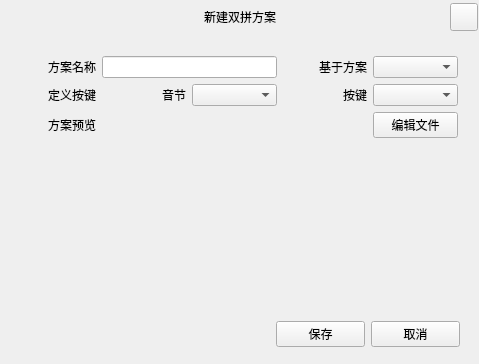
<?xml version="1.0" encoding="UTF-8"?>
<ui version="4.0">
 <class>NewSchemeDlg</class>
 <widget class="QWidget" name="NewSchemeDlg">
  <property name="geometry">
   <rect>
    <x>0</x>
    <y>0</y>
    <width>479</width>
    <height>364</height>
   </rect>
  </property>
  <property name="windowTitle">
   <string>Form</string>
  </property>
  <layout class="QVBoxLayout" name="verticalLayout_2">
   <property name="leftMargin">
    <number>1</number>
   </property>
   <property name="topMargin">
    <number>1</number>
   </property>
   <property name="rightMargin">
    <number>1</number>
   </property>
   <property name="bottomMargin">
    <number>0</number>
   </property>
   <item>
    <layout class="QVBoxLayout" name="verticalLayout" stretch="20,20,100,20,170,20,30,20">
     <item>
      <widget class="QWidget" name="new_scheme_title" native="true">
       <property name="sizePolicy">
        <sizepolicy hsizetype="Fixed" vsizetype="Fixed">
         <horstretch>0</horstretch>
         <verstretch>0</verstretch>
        </sizepolicy>
       </property>
       <property name="minimumSize">
        <size>
         <width>245</width>
         <height>32</height>
        </size>
       </property>
       <property name="maximumSize">
        <size>
         <width>16653</width>
         <height>16653</height>
        </size>
       </property>
       <layout class="QHBoxLayout" name="horizontalLayout_4">
        <property name="leftMargin">
         <number>0</number>
        </property>
        <property name="topMargin">
         <number>0</number>
        </property>
        <property name="rightMargin">
         <number>0</number>
        </property>
        <property name="bottomMargin">
         <number>0</number>
        </property>
        <item>
         <layout class="QHBoxLayout" name="horizontalLayout_3" stretch="200,100,170,15">
          <property name="spacing">
           <number>0</number>
          </property>
          <item>
           <spacer name="horizontalSpacer_8">
            <property name="orientation">
             <enum>Qt::Horizontal</enum>
            </property>
            <property name="sizeType">
             <enum>QSizePolicy::Expanding</enum>
            </property>
            <property name="sizeHint" stdset="0">
             <size>
              <width>40</width>
              <height>20</height>
             </size>
            </property>
           </spacer>
          </item>
          <item>
           <widget class="QLabel" name="logo_title_label">
            <property name="text">
             <string>新建双拼方案</string>
            </property>
            <property name="alignment">
             <set>Qt::AlignCenter</set>
            </property>
           </widget>
          </item>
          <item>
           <spacer name="horizontalSpacer_9">
            <property name="orientation">
             <enum>Qt::Horizontal</enum>
            </property>
            <property name="sizeHint" stdset="0">
             <size>
              <width>40</width>
              <height>20</height>
             </size>
            </property>
           </spacer>
          </item>
          <item>
           <widget class="QPushButton" name="close_btn">
            <property name="minimumSize">
             <size>
              <width>28</width>
              <height>28</height>
             </size>
            </property>
            <property name="text">
             <string/>
            </property>
           </widget>
          </item>
         </layout>
        </item>
       </layout>
      </widget>
     </item>
     <item>
      <spacer name="verticalSpacer">
       <property name="orientation">
        <enum>Qt::Vertical</enum>
       </property>
       <property name="sizeHint" stdset="0">
        <size>
         <width>17</width>
         <height>17</height>
        </size>
       </property>
      </spacer>
     </item>
     <item>
      <layout class="QGridLayout" name="gridLayout">
       <property name="leftMargin">
        <number>10</number>
       </property>
       <property name="rightMargin">
        <number>20</number>
       </property>
       <item row="0" column="0">
        <widget class="QLabel" name="label_1">
         <property name="text">
          <string>方案名称</string>
         </property>
         <property name="alignment">
          <set>Qt::AlignRight|Qt::AlignTrailing|Qt::AlignVCenter</set>
         </property>
        </widget>
       </item>
       <item row="1" column="4">
        <widget class="QComboBox" name="key_combo"/>
       </item>
       <item row="2" column="0">
        <widget class="QLabel" name="label_3">
         <property name="text">
          <string>方案预览</string>
         </property>
         <property name="alignment">
          <set>Qt::AlignRight|Qt::AlignTrailing|Qt::AlignVCenter</set>
         </property>
        </widget>
       </item>
       <item row="1" column="1">
        <widget class="QLabel" name="label_6">
         <property name="layoutDirection">
          <enum>Qt::RightToLeft</enum>
         </property>
         <property name="text">
          <string>音节</string>
         </property>
         <property name="alignment">
          <set>Qt::AlignRight|Qt::AlignTrailing|Qt::AlignVCenter</set>
         </property>
        </widget>
       </item>
       <item row="0" column="3">
        <widget class="QLabel" name="label_4">
         <property name="text">
          <string>基于方案</string>
         </property>
         <property name="alignment">
          <set>Qt::AlignRight|Qt::AlignTrailing|Qt::AlignVCenter</set>
         </property>
        </widget>
       </item>
       <item row="1" column="2">
        <widget class="QComboBox" name="syllable_combo"/>
       </item>
       <item row="1" column="0">
        <widget class="QLabel" name="label_2">
         <property name="text">
          <string>定义按键</string>
         </property>
         <property name="alignment">
          <set>Qt::AlignRight|Qt::AlignTrailing|Qt::AlignVCenter</set>
         </property>
        </widget>
       </item>
       <item row="1" column="3">
        <widget class="QLabel" name="label_5">
         <property name="text">
          <string>按键</string>
         </property>
         <property name="alignment">
          <set>Qt::AlignRight|Qt::AlignTrailing|Qt::AlignVCenter</set>
         </property>
        </widget>
       </item>
       <item row="0" column="4">
        <widget class="QComboBox" name="basic_scheme_combo"/>
       </item>
       <item row="0" column="1" colspan="2">
        <widget class="QLineEdit" name="new_scheme_name"/>
       </item>
       <item row="2" column="4">
        <widget class="QPushButton" name="edit_file_button">
         <property name="text">
          <string>编辑文件</string>
         </property>
        </widget>
       </item>
      </layout>
     </item>
     <item>
      <spacer name="verticalSpacer_2">
       <property name="orientation">
        <enum>Qt::Vertical</enum>
       </property>
       <property name="sizeHint" stdset="0">
        <size>
         <width>17</width>
         <height>17</height>
        </size>
       </property>
      </spacer>
     </item>
     <item>
      <layout class="QHBoxLayout" name="key_board_layout"/>
     </item>
     <item>
      <spacer name="verticalSpacer_3">
       <property name="orientation">
        <enum>Qt::Vertical</enum>
       </property>
       <property name="sizeHint" stdset="0">
        <size>
         <width>17</width>
         <height>17</height>
        </size>
       </property>
      </spacer>
     </item>
     <item>
      <layout class="QHBoxLayout" name="horizontalLayout_5" stretch="300,200,20">
       <item>
        <spacer name="horizontalSpacer_3">
         <property name="orientation">
          <enum>Qt::Horizontal</enum>
         </property>
         <property name="sizeHint" stdset="0">
          <size>
           <width>40</width>
           <height>20</height>
          </size>
         </property>
        </spacer>
       </item>
       <item>
        <layout class="QHBoxLayout" name="horizontalLayout_2">
         <item>
          <widget class="QPushButton" name="save_btn">
           <property name="text">
            <string>保存</string>
           </property>
          </widget>
         </item>
         <item>
          <widget class="QPushButton" name="cancel_btn">
           <property name="text">
            <string>取消</string>
           </property>
          </widget>
         </item>
        </layout>
       </item>
       <item>
        <spacer name="horizontalSpacer_4">
         <property name="orientation">
          <enum>Qt::Horizontal</enum>
         </property>
         <property name="sizeHint" stdset="0">
          <size>
           <width>40</width>
           <height>20</height>
          </size>
         </property>
        </spacer>
       </item>
      </layout>
     </item>
     <item>
      <spacer name="verticalSpacer_4">
       <property name="orientation">
        <enum>Qt::Vertical</enum>
       </property>
       <property name="sizeHint" stdset="0">
        <size>
         <width>17</width>
         <height>17</height>
        </size>
       </property>
      </spacer>
     </item>
    </layout>
   </item>
  </layout>
 </widget>
 <resources/>
 <connections/>
</ui>
